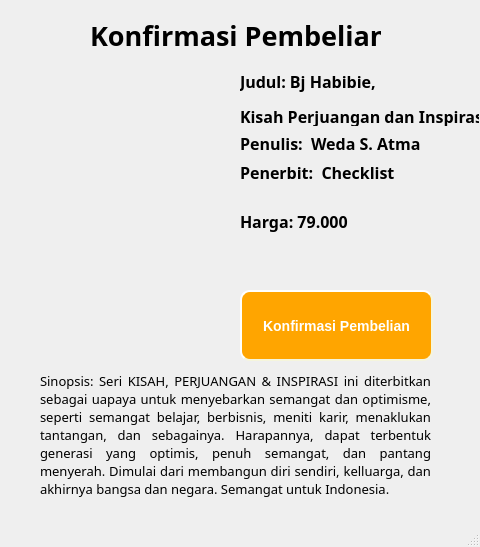
<?xml version="1.0" encoding="UTF-8"?>
<ui version="4.0">
 <class>KonfirmasiHabibi</class>
 <widget class="QMainWindow" name="KonfirmasiHabibi">
  <property name="geometry">
   <rect>
    <x>0</x>
    <y>0</y>
    <width>480</width>
    <height>547</height>
   </rect>
  </property>
  <property name="windowTitle">
   <string>MainWindow</string>
  </property>
  <widget class="QWidget" name="centralwidget">
   <widget class="QLabel" name="label">
    <property name="geometry">
     <rect>
      <x>90</x>
      <y>0</y>
      <width>291</width>
      <height>71</height>
     </rect>
    </property>
    <property name="font">
     <font>
      <family>Goldplay</family>
      <pointsize>20</pointsize>
      <weight>75</weight>
      <bold>true</bold>
     </font>
    </property>
    <property name="text">
     <string>Konfirmasi Pembelian</string>
    </property>
   </widget>
   <widget class="QLabel" name="label_4">
    <property name="geometry">
     <rect>
      <x>40</x>
      <y>70</y>
      <width>193</width>
      <height>287</height>
     </rect>
    </property>
    <property name="styleSheet">
     <string notr="true"/>
    </property>
    <property name="text">
     <string/>
    </property>
    <property name="pixmap">
     <pixmap resource="Resources.qrc">:/img/img/buku1.png</pixmap>
    </property>
   </widget>
   <widget class="QLabel" name="label_2">
    <property name="geometry">
     <rect>
      <x>40</x>
      <y>350</y>
      <width>391</width>
      <height>171</height>
     </rect>
    </property>
    <property name="font">
     <font>
      <family>Goldplay</family>
      <pointsize>12</pointsize>
     </font>
    </property>
    <property name="text">
     <string>&lt;html&gt;&lt;head/&gt;&lt;body&gt;&lt;p align=&quot;justify&quot;&gt;&lt;span style=&quot; font-size:10pt;&quot;&gt;Sinopsis: Seri KISAH, PERJUANGAN &amp;amp; INSPIRASI ini diterbitkan sebagai uapaya untuk menyebarkan semangat dan optimisme, seperti semangat belajar, berbisnis, meniti karir, menaklukan tantangan, dan sebagainya. Harapannya, dapat terbentuk generasi yang optimis, penuh semangat, dan pantang menyerah. Dimulai dari membangun diri sendiri, kelluarga, dan akhirnya bangsa dan negara. Semangat untuk Indonesia.&lt;/span&gt;&lt;/p&gt;&lt;/body&gt;&lt;/html&gt;</string>
    </property>
    <property name="textFormat">
     <enum>Qt::RichText</enum>
    </property>
    <property name="scaledContents">
     <bool>false</bool>
    </property>
    <property name="wordWrap">
     <bool>true</bool>
    </property>
    <property name="margin">
     <number>1</number>
    </property>
   </widget>
   <widget class="QPushButton" name="pushButton_2">
    <property name="geometry">
     <rect>
      <x>240</x>
      <y>290</y>
      <width>193</width>
      <height>71</height>
     </rect>
    </property>
    <property name="font">
     <font>
      <pointsize>-1</pointsize>
      <weight>75</weight>
      <italic>false</italic>
      <bold>true</bold>
     </font>
    </property>
    <property name="styleSheet">
     <string notr="true">background-color: orange;
    border-style: outset;
    border-width: 2px;
    border-radius: 10px;
    border-color: beige;
    font: bold 14px;
	color:white;
    min-width: 10em;
    padding: 6px;</string>
    </property>
    <property name="text">
     <string>Konfirmasi Pembelian</string>
    </property>
   </widget>
   <widget class="QWidget" name="layoutWidget">
    <property name="geometry">
     <rect>
      <x>240</x>
      <y>70</y>
      <width>251</width>
      <height>163</height>
     </rect>
    </property>
    <layout class="QGridLayout" name="gridLayout">
     <item row="3" column="0">
      <widget class="QLabel" name="penulis_2">
       <property name="font">
        <font>
         <family>Goldplay</family>
         <pointsize>12</pointsize>
         <weight>75</weight>
         <bold>true</bold>
        </font>
       </property>
       <property name="text">
        <string>Penerbit:  Checklist</string>
       </property>
      </widget>
     </item>
     <item row="2" column="0" colspan="3">
      <widget class="QLabel" name="penulis">
       <property name="font">
        <font>
         <family>Goldplay</family>
         <pointsize>12</pointsize>
         <weight>75</weight>
         <bold>true</bold>
        </font>
       </property>
       <property name="text">
        <string>Penulis:  Weda S. Atma</string>
       </property>
      </widget>
     </item>
     <item row="4" column="0">
      <spacer name="horizontalSpacer">
       <property name="orientation">
        <enum>Qt::Horizontal</enum>
       </property>
       <property name="sizeHint" stdset="0">
        <size>
         <width>40</width>
         <height>20</height>
        </size>
       </property>
      </spacer>
     </item>
     <item row="5" column="0">
      <widget class="QLabel" name="penulis_3">
       <property name="font">
        <font>
         <family>Goldplay</family>
         <pointsize>12</pointsize>
         <weight>75</weight>
         <bold>true</bold>
        </font>
       </property>
       <property name="text">
        <string>Harga: 79.000</string>
       </property>
      </widget>
     </item>
     <item row="0" column="0">
      <widget class="QLabel" name="judul">
       <property name="font">
        <font>
         <family>Goldplay</family>
         <pointsize>12</pointsize>
         <weight>75</weight>
         <bold>true</bold>
        </font>
       </property>
       <property name="text">
        <string>&lt;html&gt;&lt;head/&gt;&lt;body&gt;&lt;p&gt;Judul: Bj Habibie, &lt;/p&gt;&lt;p&gt;                 Kisah Perjuangan dan Inspirasi&lt;/p&gt;&lt;/body&gt;&lt;/html&gt;</string>
       </property>
       <property name="wordWrap">
        <bool>false</bool>
       </property>
      </widget>
     </item>
    </layout>
   </widget>
  </widget>
  <widget class="QMenuBar" name="menubar">
   <property name="geometry">
    <rect>
     <x>0</x>
     <y>0</y>
     <width>480</width>
     <height>21</height>
    </rect>
   </property>
  </widget>
  <widget class="QStatusBar" name="statusbar"/>
 </widget>
 <resources>
  <include location="Resources.qrc"/>
 </resources>
 <connections/>
</ui>
